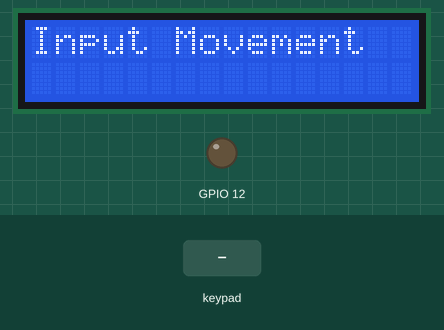
Recording of a sketch running on a simulated ESP32. Parts: 16×2 character LCD, output pins drawn as LEDs (lit = HIGH). Inputs (shaded band) come from the test bench. What the sketch prints to the serial monitor is not drawn.

Above: at 1.2 s.
1.3 s: keypad keys 2 3 2 2 2 1 1 9 * pressed 0.4 s apart
At 5.2 s:
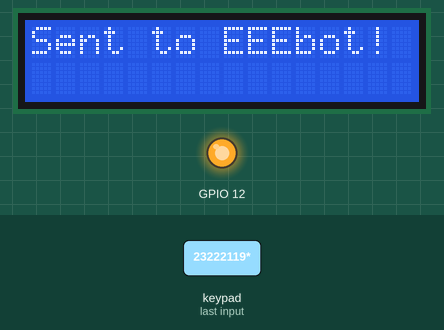
6.4 s: key '2' pressed
At 7.5 s:
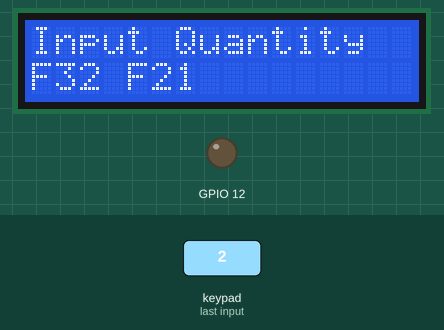
7.9 s: keypad keys 1 3 9 7 2 2 2 2 pressed 0.4 s apart
At 11.0 s:
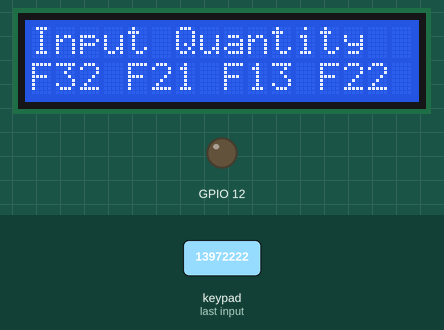
12.6 s: keypad keys 2 3 2 2 2 1 1 9 # pressed 0.4 s apart
At 13.2 s:
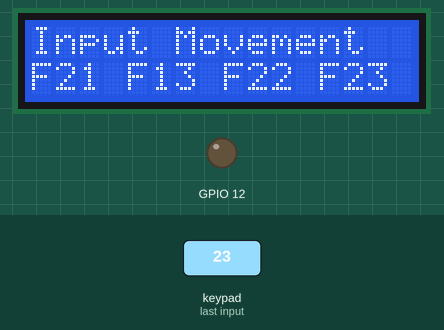
17.7 s: keypad keys 1 8 5 1 7 pressed 0.4 s apart
At 19.8 s:
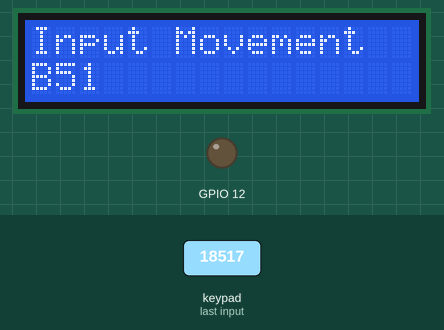
21.2 s: key '4' pressed
At 22.5 s:
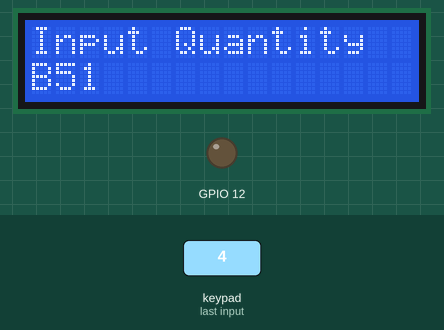
Timing chart, 0 to 23.7 s (numbered marks = the images above; inputs shaded):
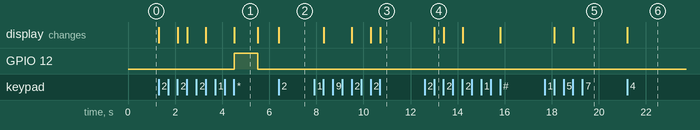

The sketch:

Controller_firmware.ino
```cpp
#include <Keypad.h>
#include <LiquidCrystal.h>
#include <esp_now.h>
#include <WiFi.h>

/* ========== KEYPAD ========== */

const byte ROWS = 4;
const byte COLS = 3;

char keys[ROWS][COLS] = {
  {'1','2','3'},
  {'4','5','6'},
  {'7','8','9'},
  {'*','0','#'}
};

byte rowPins[ROWS] = {23, 22, 21, 19};
byte colPins[COLS] = {18, 5, 17};

Keypad keypad = Keypad(makeKeymap(keys), rowPins, colPins, ROWS, COLS);

char qtyBuf[3];     // stores two digits + null
int qtyIndex = 0;   // how many digits entered

/* ========== LCD ========== */

LiquidCrystal lcd(32, 33, 25, 26, 27, 14);

/* ========== COMMAND STORAGE ========== */

int commandList[30];   // movement, qty, movement, qty...
int cmdPtr = 0;        // next free slot
int lastMovement = -1; // 2,4,6,8

/* ========== STATES ========== */

#define INPUT_MOVE 0
#define INPUT_QTY  1

int state = INPUT_MOVE;

/* ========== ESPNOW ========== */

uint8_t broadcastAddress[] = {0x08, 0x3a, 0x8d, 0x0d, 0x92, 0xac};
String success;
int executionSuccess;

esp_now_peer_info_t peerInfo;

/* ========== SETUP ========== */

void setup() {
  Serial.begin(115200);

  pinMode(12, OUTPUT);
  digitalWrite(12, LOW);   // LED off initially

  clearCommands();
  initialiseLCD();
  initialiseESPNOW();
}

/* ========== LOOP ========== */

void loop() {

  handleKey();

}

/* ========== KEY HANDLER ========== */

void handleKey() {
  char key = keypad.getKey();

  if (key) {
    digitalWrite(12, HIGH);   // LED ON when a key is pressed
  } else {
    digitalWrite(12, LOW);    // LED OFF when no key is pressed
  }

  if (!key) return;

  if (key == '#') { clearCommands(); updateLCD(); return; }
  if (key == '*') { sendCommands(); return; }

  if (state == INPUT_MOVE) handleMovementKey(key);
  else handleQtyKey(key);

  updateLCD();
}

/* ========== MOVEMENT HANDLER ========== */

void handleMovementKey(char key) {
  if (key=='2' || key=='4' || key=='6' || key=='8') {
    lastMovement = key - '0';
    commandList[cmdPtr++] = lastMovement;
    state = INPUT_QTY;
  }
}

/* ========== QUANTITY HANDLER ========== */

void handleQtyKeyOLD(char key) {

  // Forward/back: 1–9 distance
  if (lastMovement == 2 || lastMovement == 8) {
    if (key >= '1' && key <= '9') {
      commandList[cmdPtr++] = key - '0';
      state = INPUT_MOVE;
    }
  }

  // Left/right: 7 = 90, 9 = 180
  else if (lastMovement == 4 || lastMovement == 6) {
    if (key == '7') commandList[cmdPtr++] = 90;
    else if (key == '9') commandList[cmdPtr++] = 180;
    state = INPUT_MOVE;
  }
}

void handleQtyKey(char key) {

  // --- 1. TURN SHORTCUTS ALWAYS TAKE PRIORITY ---
  if (lastMovement == 4 || lastMovement == 6) {   // LEFT or RIGHT
    if (key == '7') {
      commandList[cmdPtr++] = 90;
      qtyIndex = 0;
      state = INPUT_MOVE;
      return;
    }
    if (key == '9') {
      commandList[cmdPtr++] = 180;
      qtyIndex = 0;
      state = INPUT_MOVE;
      return;
    }
  }

  // --- 2. TWO-DIGIT ENTRY FOR ALL MOVEMENTS ---
  if (key < '0' || key > '9') return;

  qtyBuf[qtyIndex++] = key;

  if (qtyIndex < 2) {
    return;   // wait for second digit
  }

  qtyBuf[2] = '\0';
  int qty = atoi(qtyBuf);

  commandList[cmdPtr++] = qty;

  qtyIndex = 0;
  state = INPUT_MOVE;
}
/* ========== COMMAND MANAGEMENT ========== */

void clearCommands() {
  for (int i=0; i<30; i++) commandList[i] = -1;
  cmdPtr = 0;
  state = INPUT_MOVE;
}

void sendCommands() {
  esp_err_t result = esp_now_send(broadcastAddress, (uint8_t*)commandList, sizeof(commandList));

  lcd.clear();
  lcd.setCursor(0,0);

  if (result == ESP_OK) lcd.print("Sent to EEEbot!");
  else lcd.print("Send Failed");
  Serial.println("Sent to EEEbot!");
  delay(1000);
  updateLCD();
}

/* ========== LCD ========== */

void initialiseLCD() {
  lcd.begin(16,2);
  lcd.clear();
  lcd.print("Input Movement");
}

void updateLCD() {
  lcd.clear();
  lcd.setCursor(0,0);

  if (state == INPUT_MOVE) lcd.print("Input Movement");
  else lcd.print("Input Quantity");

  displayCMDS();
}

/* ========== CLEAN COMMAND DISPLAY ========== */

void displayCMDS() {
  lcd.setCursor(0, 1);

  // Build a single string of all commands
  String line = "";

  for (int i = 0; i < cmdPtr; i += 2) {
    int mv = commandList[i];
    int qt = commandList[i + 1];

    if (mv == -1 || qt == -1) break;

    // Movement letter
    if (mv == 2) line += "F";
    if (mv == 8) line += "B";
    if (mv == 4) line += "L";
    if (mv == 6) line += "R";

    // Quantity
    line += String(qt);
    line += " ";
  }

  // If longer than 16 chars, show the last 16
  if (line.length() > 16) {
    line = line.substring(line.length() - 16);
  }

  // Print to LCD
  lcd.print(line);
}

/* ========== ESPNOW CALLBACKS ========== */

void initialiseESPNOW() {
  // set the device as a Wi-Fi station
  WiFi.mode(WIFI_STA);

  // initialise ESP-NOW
  if (esp_now_init() != ESP_OK) {
    Serial.println("Error initialising ESP-NOW");
    return;
  }

  // once ESP-NOW is successfully initialised, we will register for send callback to get the status of transmitted packet
  esp_now_register_send_cb(esp_now_send_cb_t(OnDataSent));

  // register the peer device
  memcpy(peerInfo.peer_addr, broadcastAddress, 6);
  peerInfo.channel = 0;
  peerInfo.encrypt = false;

  // add the peer device
  if (esp_now_add_peer(&peerInfo) != ESP_OK){
    Serial.println("Failed to add peer");
    return;
  }

  // register for a callback function that will be called when data is received
  esp_now_register_recv_cb(esp_now_recv_cb_t(OnDataRecv));
}


void OnDataSent(const uint8_t *mac_addr, esp_now_send_status_t status) {
  success = (status == ESP_NOW_SEND_SUCCESS) ? "Success" : "Fail";
}

void OnDataRecv(const uint8_t * mac, const uint8_t *incomingData, int len) {
  int status;
  memcpy(&status, incomingData, sizeof(status));


  if (status == 0) {
    lcd.clear();
    lcd.setCursor(0, 0);
    lcd.print("Sent to EEEBot!");
    lcd.setCursor(0, 1);
    lcd.print("ACK Received!");

    Serial.println("Ack Recieved");
  }
  else if (status > 0) {
    // Display to LCD
    lcd.clear();
    lcd.setCursor(0, 0);
    lcd.print("Executing Cmd:");
    lcd.setCursor(0, 1);
    lcd.print(status);

    Serial.println("Current Command: ");
    Serial.println(status);

  } else if (status == -7) { //all complete
    lcd.clear();
    lcd.setCursor(0, 0);
    lcd.print("All Commands");
    lcd.setCursor(0, 1);
    lcd.print("Executed!");
  }

  delay(1000);
  updateLCD();
}
```

Measured:
- after the input at 1.3 s, GPIO 12: LOW → HIGH after 3.2 s, → LOW 1.0 s later; the display: first changes at once (image 1 shows a later state)
- after the input at 6.4 s, the display: changes at once (image 2)
- after the input at 7.9 s, the display: first changes after 0.41 s (image 3 shows a later state)
- after the input at 12.6 s, the display: changes after 0.41 s (image 4)
- after the input at 17.7 s, the display: first changes after 0.41 s (image 5 shows a later state)
- after the input at 21.2 s, the display: changes at once (image 6)
- what the display in image 1 shows lasts 1.0 s, from 4.5 s to 5.5 s
